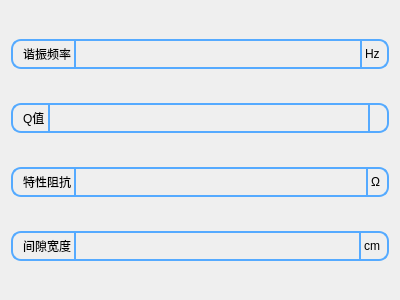
<?xml version="1.0" encoding="UTF-8"?>
<ui version="4.0">
 <class>SetingIn</class>
 <widget class="QWidget" name="SetingIn">
  <property name="geometry">
   <rect>
    <x>0</x>
    <y>0</y>
    <width>400</width>
    <height>300</height>
   </rect>
  </property>
  <property name="windowTitle">
   <string>Form</string>
  </property>
  <layout class="QVBoxLayout" name="verticalLayout">
   <item>
    <widget class="QWidget" name="widget" native="true">
     <property name="sizePolicy">
      <sizepolicy hsizetype="Preferred" vsizetype="Fixed">
       <horstretch>0</horstretch>
       <verstretch>0</verstretch>
      </sizepolicy>
     </property>
     <property name="minimumSize">
      <size>
       <width>0</width>
       <height>30</height>
      </size>
     </property>
     <property name="styleSheet">
      <string notr="true">.QWidget{
	border-width:2px;
	border-style:solid;
	border-radius:10px;
	
	border-color: rgb(85, 170, 255);
}
QWidget{
font: 75 12pt &quot;微软雅黑&quot;;
}
</string>
     </property>
     <layout class="QHBoxLayout" name="horizontalLayout">
      <property name="spacing">
       <number>3</number>
      </property>
      <property name="leftMargin">
       <number>9</number>
      </property>
      <property name="topMargin">
       <number>0</number>
      </property>
      <property name="rightMargin">
       <number>9</number>
      </property>
      <property name="bottomMargin">
       <number>0</number>
      </property>
      <item>
       <widget class="QLabel" name="label">
        <property name="styleSheet">
         <string notr="true">.QLabel{
	border-right-width:2px;
	border-style:solid;	
	border-color: rgb(85, 170, 255);
}</string>
        </property>
        <property name="text">
         <string>谐振频率</string>
        </property>
       </widget>
      </item>
      <item>
       <widget class="QLineEdit" name="lineEdit">
        <property name="sizePolicy">
         <sizepolicy hsizetype="Expanding" vsizetype="Expanding">
          <horstretch>0</horstretch>
          <verstretch>0</verstretch>
         </sizepolicy>
        </property>
        <property name="styleSheet">
         <string notr="true">.QLineEdit{
	border-right-width:2px;
	border-style:solid;
	border-color: rgb(85, 170, 255);
    margin:0;
	padding:0;
	background-color: rgba(255, 255, 255,0);
}</string>
        </property>
       </widget>
      </item>
      <item>
       <widget class="QLabel" name="label_2">
        <property name="text">
         <string>Hz</string>
        </property>
       </widget>
      </item>
     </layout>
    </widget>
   </item>
   <item>
    <widget class="QWidget" name="widget_2" native="true">
     <property name="sizePolicy">
      <sizepolicy hsizetype="Preferred" vsizetype="Fixed">
       <horstretch>0</horstretch>
       <verstretch>0</verstretch>
      </sizepolicy>
     </property>
     <property name="minimumSize">
      <size>
       <width>0</width>
       <height>30</height>
      </size>
     </property>
     <property name="styleSheet">
      <string notr="true">.QWidget{
	border-width:2px;
	border-style:solid;
	border-radius:10px;
	
	border-color: rgb(85, 170, 255);
}
QWidget{
font: 75 12pt &quot;微软雅黑&quot;;
}
</string>
     </property>
     <layout class="QHBoxLayout" name="horizontalLayout_2">
      <property name="spacing">
       <number>3</number>
      </property>
      <property name="leftMargin">
       <number>9</number>
      </property>
      <property name="topMargin">
       <number>0</number>
      </property>
      <property name="rightMargin">
       <number>9</number>
      </property>
      <property name="bottomMargin">
       <number>0</number>
      </property>
      <item>
       <widget class="QLabel" name="label_3">
        <property name="styleSheet">
         <string notr="true">.QLabel{
	border-right-width:2px;
	border-style:solid;	
	border-color: rgb(85, 170, 255);
}</string>
        </property>
        <property name="text">
         <string>Q值</string>
        </property>
       </widget>
      </item>
      <item>
       <widget class="QLineEdit" name="lineEdit_2">
        <property name="sizePolicy">
         <sizepolicy hsizetype="Expanding" vsizetype="Expanding">
          <horstretch>0</horstretch>
          <verstretch>0</verstretch>
         </sizepolicy>
        </property>
        <property name="styleSheet">
         <string notr="true">.QLineEdit{
	border-right-width:2px;
	border-style:solid;
	border-color: rgb(85, 170, 255);
    margin:0;
	padding:0;
	background-color: rgba(255, 255, 255,0);
}</string>
        </property>
       </widget>
      </item>
      <item>
       <widget class="QLabel" name="label_4">
        <property name="text">
         <string/>
        </property>
       </widget>
      </item>
     </layout>
    </widget>
   </item>
   <item>
    <widget class="QWidget" name="widget_3" native="true">
     <property name="sizePolicy">
      <sizepolicy hsizetype="Preferred" vsizetype="Fixed">
       <horstretch>0</horstretch>
       <verstretch>0</verstretch>
      </sizepolicy>
     </property>
     <property name="minimumSize">
      <size>
       <width>0</width>
       <height>30</height>
      </size>
     </property>
     <property name="styleSheet">
      <string notr="true">.QWidget{
	border-width:2px;
	border-style:solid;
	border-radius:10px;
	
	border-color: rgb(85, 170, 255);
}
QWidget{
font: 75 12pt &quot;微软雅黑&quot;;
}
</string>
     </property>
     <layout class="QHBoxLayout" name="horizontalLayout_3">
      <property name="spacing">
       <number>3</number>
      </property>
      <property name="leftMargin">
       <number>9</number>
      </property>
      <property name="topMargin">
       <number>0</number>
      </property>
      <property name="rightMargin">
       <number>9</number>
      </property>
      <property name="bottomMargin">
       <number>0</number>
      </property>
      <item>
       <widget class="QLabel" name="label_5">
        <property name="styleSheet">
         <string notr="true">.QLabel{
	border-right-width:2px;
	border-style:solid;	
	border-color: rgb(85, 170, 255);
}</string>
        </property>
        <property name="text">
         <string>特性阻抗</string>
        </property>
       </widget>
      </item>
      <item>
       <widget class="QLineEdit" name="lineEdit_3">
        <property name="sizePolicy">
         <sizepolicy hsizetype="Expanding" vsizetype="Expanding">
          <horstretch>0</horstretch>
          <verstretch>0</verstretch>
         </sizepolicy>
        </property>
        <property name="styleSheet">
         <string notr="true">.QLineEdit{
	border-right-width:2px;
	border-style:solid;
	border-color: rgb(85, 170, 255);
    margin:0;
	padding:0;
	background-color: rgba(255, 255, 255,0);
}</string>
        </property>
       </widget>
      </item>
      <item>
       <widget class="QLabel" name="label_6">
        <property name="text">
         <string>Ω</string>
        </property>
       </widget>
      </item>
     </layout>
    </widget>
   </item>
   <item>
    <widget class="QWidget" name="widget_4" native="true">
     <property name="sizePolicy">
      <sizepolicy hsizetype="Preferred" vsizetype="Fixed">
       <horstretch>0</horstretch>
       <verstretch>0</verstretch>
      </sizepolicy>
     </property>
     <property name="minimumSize">
      <size>
       <width>0</width>
       <height>30</height>
      </size>
     </property>
     <property name="styleSheet">
      <string notr="true">.QWidget{
	border-width:2px;
	border-style:solid;
	border-radius:10px;
	
	border-color: rgb(85, 170, 255);
}
QWidget{
font: 75 12pt &quot;微软雅黑&quot;;
}
</string>
     </property>
     <layout class="QHBoxLayout" name="horizontalLayout_4">
      <property name="spacing">
       <number>3</number>
      </property>
      <property name="leftMargin">
       <number>9</number>
      </property>
      <property name="topMargin">
       <number>0</number>
      </property>
      <property name="rightMargin">
       <number>9</number>
      </property>
      <property name="bottomMargin">
       <number>0</number>
      </property>
      <item>
       <widget class="QLabel" name="label_7">
        <property name="styleSheet">
         <string notr="true">.QLabel{
	border-right-width:2px;
	border-style:solid;	
	border-color: rgb(85, 170, 255);
}</string>
        </property>
        <property name="text">
         <string>间隙宽度</string>
        </property>
       </widget>
      </item>
      <item>
       <widget class="QLineEdit" name="lineEdit_4">
        <property name="sizePolicy">
         <sizepolicy hsizetype="Expanding" vsizetype="Expanding">
          <horstretch>0</horstretch>
          <verstretch>0</verstretch>
         </sizepolicy>
        </property>
        <property name="styleSheet">
         <string notr="true">.QLineEdit{
	border-right-width:2px;
	border-style:solid;
	border-color: rgb(85, 170, 255);
    margin:0;
	padding:0;
	background-color: rgba(255, 255, 255,0);
}</string>
        </property>
       </widget>
      </item>
      <item>
       <widget class="QLabel" name="label_8">
        <property name="text">
         <string>cm</string>
        </property>
       </widget>
      </item>
     </layout>
    </widget>
   </item>
  </layout>
 </widget>
 <resources/>
 <connections/>
</ui>
